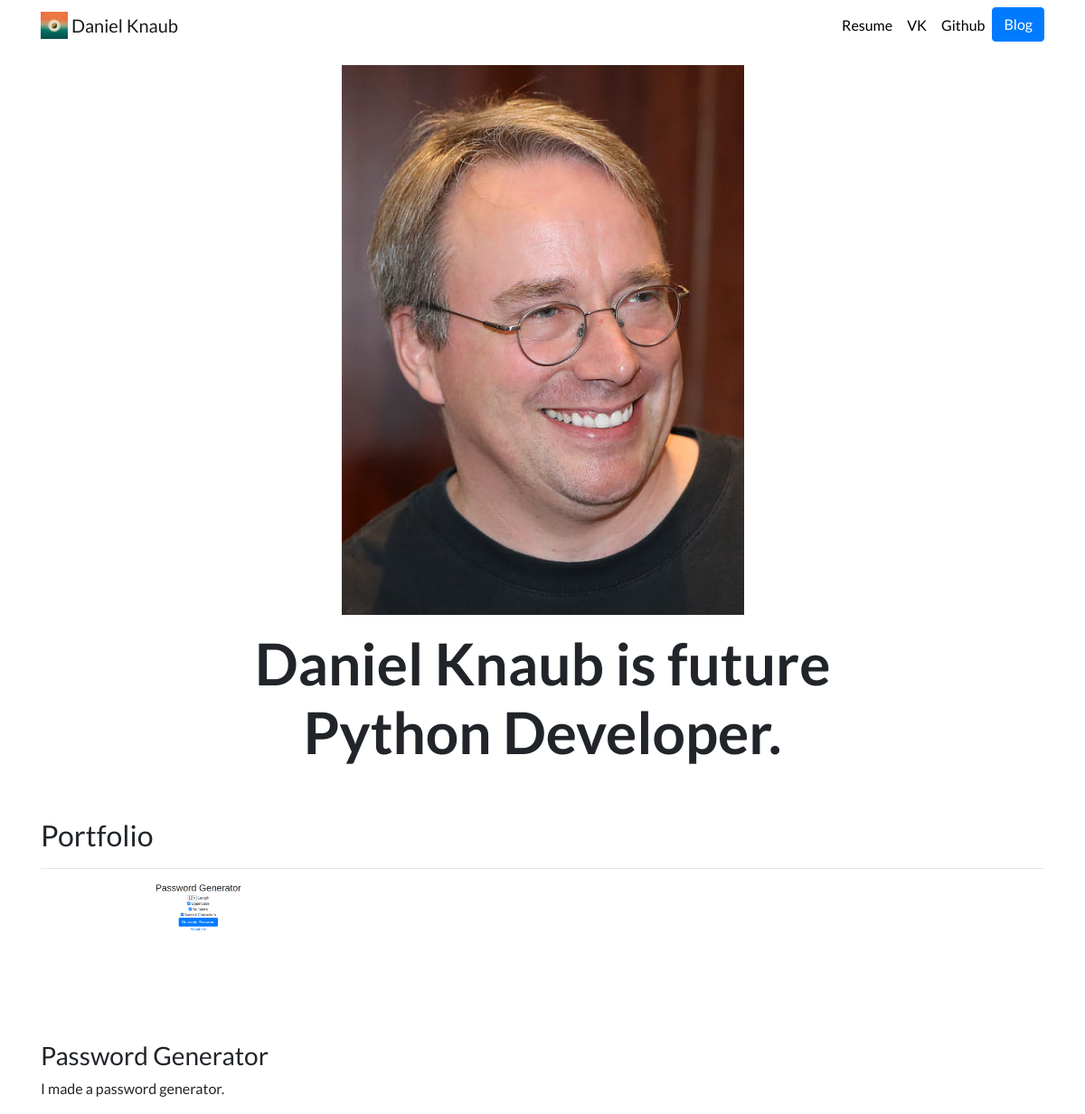
The page / on the database its author committed.
### portfolio/models.py (models this page shows, shortened)
class Project(models.Model):
    title = models.CharField(max_length=100)
    description = models.CharField(max_length=250)
    image = models.ImageField(upload_to="portfolio/images/")
    url = models.URLField(blank=True)

### portfolio/views.py (the view)
# urls.py: 2. Add a URL to urlpatterns:  path('', views.home, name='home')
def home(request):
    projects = Project.objects.all()
    return render(request, 'portfolio/home.html', {'projects':projects})

### portfolio/templates/portfolio/home.html
{% extends "portfolio/base.html" %}
{% load static %}
{% block content %}
<div class="row justify-content-center my-3">
  <div class="col-5">
    <img src="{% static 'portfolio/Linus.jpeg' %}" class="img-fluid">
  </div>
</div>
<div class="row justify-content-center mb-3">
  <div class="col-md-9 text-center">
    <h1 id="hometext" class="font-weight-bold">Daniel Knaub is future Python Developer.</h1>
  </div>
</div>
<h2 class="mt-5">Portfolio</h2>
<hr>
<div class="row">
  {% for project in projects %}
  <div class="col-lg-4 col-md-6">
    {% if project.url %}
    <a href="{{ project.url }}" target="_blank">
      <img src="{{ project.image.url }}" class="img-fluid mb-2">
    </a>
    {% else %}
    <img src="{{ project.image.url }}" class="img-fluid mb-2">
    {% endif %}
    <h3>{{ project.title }}</h3>
    <p>{{ project.description }}</p>
  </div>
  {% endfor %}
</div>
{% endblock %}

### portfolio/templates/portfolio/base.html (shortened to what this page needs)
{% load static %}
<!doctype html>
<html lang="en">
<head>
  <link rel="stylesheet" href="https://stackpath.bootstrapcdn.com/bootstrap/4.4.1/css/bootstrap.min.css">
  <link rel="stylesheet" href="{% static "portfolio/custom.css" %}">
</head>
<body>
  <nav id="topNav" class="navbar navbar-expand-md navbar-light">
    <div class="container">
      <a class="navbar-brand" href="{% url 'home' %}">
        <img src="{% static "portfolio/Logo.png" %}" width="30" height="30" class="d-inline-block align-top" alt="Nick's Logo">
        <span>Daniel Knaub</span>
      </a>
      <div class="collapse navbar-collapse text-center" id="navbarNav">
        <ul class="navbar-nav ml-auto">
          <li class="nav-item">
            <a class="nav-link" href="{% static "portfolio/file-sample.pdf" %}">Resume</a>
          </li>
          <li class="nav-item">
            <a class="nav-link" href="https://vk.com/danielknaub" target="_blank">VK</a>
          </li>
          <li class="nav-item">
            <a class="nav-link" href="https://github.com/DanielKnaub" target="_blank">Github</a>
          </li>
          <li>
            <a role="button" href="{% url 'blog:all_blogs' %}" class="btn btn-primary">Blog</a>
          </li>
        </ul>
      </div>
    </div>
  </nav>
  <div class="container">
    {% block content %}{% endblock %}
  </div>
</body>
</html>

### portfolio/static/portfolio/custom.css (style rules this page uses)
.navbar-nav .nav-link { color: rgba(0,0,0,1) !important; }
body { font-family: 'Lato', sans-serif; }
@media (min-width: 992px) { #hometext { font-size: 4rem; } }

### rows shown on the page
Project: image (picture), title "Password Generator", description "I made a password generator."
